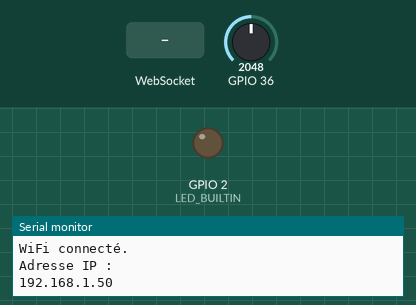
A sketch run on a simulated ESP32. Parts: output pins drawn as LEDs (lit = HIGH), the last lines printed to the serial monitor. The inputs (shaded band) are chosen by the test bench; at power-on: GPIO 36 = 2048. WiFi joins after 1.5 s; servers stay silent unless stated.

Above: at 3.2 s.
3.3 s: WebSocket text "LED_OFF" received
At 4.3 s:
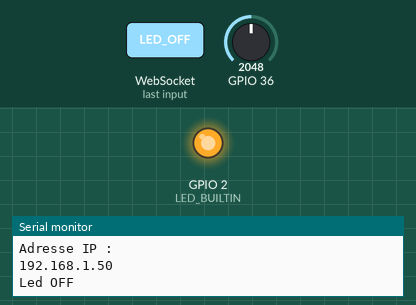
4.8 s: WebSocket text "LED_ON" received
At 5.4 s:
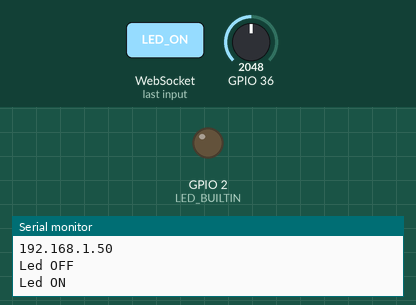
Timing chart, 0 to 7.8 s (numbered marks = the images above; inputs shaded):
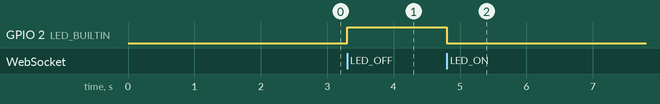

Measured:
- after the input at 3.3 s, GPIO 2 (LED_BUILTIN): LOW → HIGH at once
- after the input at 4.8 s, GPIO 2 (LED_BUILTIN): HIGH → LOW at once

The sketch:

L-esp32webSocket.ino
```cpp
#include <WiFi.h>
#include <WebSocketsServer.h>

// Var WiFi
const char* ssid = "PoleDeVinci_IFT";
const char* password = "*c.r4UV@VfPn_0";

// Serveur WebSocket sur le port 81
WebSocketsServer webSocket = WebSocketsServer(81);

// Variables pour le potentiomètre
int potentioReading = 0;

// Intervalle pour envoie des données
unsigned long lastSendTime = 0;
const unsigned long sendInterval = 100;

void setup() {
  Serial.begin(115200);
  Serial.println("Program start.");
  pinMode(LED_BUILTIN, OUTPUT);
  pinMode(D1, OUTPUT);

  // Connexion au WiFi
  WiFi.begin(ssid, password);
  while (WiFi.status() != WL_CONNECTED) {
    delay(1000);
    Serial.println("Connexion au WiFi...");
  }
  Serial.println("WiFi connecté.");
  Serial.println("Adresse IP :");
  Serial.println(WiFi.localIP());

  // Démarrer le serveur WebSocket
  webSocket.begin();
  webSocket.onEvent(webSocketEvent);
}

void loop() {
  webSocket.loop();

  // Lire la valeur du potentiomètre
  potentioReading = analogRead(A0);

  // Envoyer la valeur toutes les secondes
  if (millis() - lastSendTime > sendInterval) {
    String message = "Potentiometer:" + String(potentioReading);
    webSocket.broadcastTXT(message);  // Envoie à tous les clients connectés
    lastSendTime = millis();
  }
}

// Fonction de gestion des événements WebSocket
void webSocketEvent(uint8_t num, WStype_t type, uint8_t * payload, size_t length) {
  if (type == WStype_TEXT) {
    String message = String((char*)payload);

    // Controle de la diode onboard
    if (message == "LED_ON") {
      digitalWrite(LED_BUILTIN, LOW);
      Serial.println("Led ON");
      webSocket.sendTXT(num, "LED allumée"); //Message de feedback optionnel
    } else if (message == "LED_OFF") {
      digitalWrite(LED_BUILTIN, HIGH);
      Serial.println("Led OFF");
      webSocket.sendTXT(num, "LED éteinte"); //Message de feedback optionnel
    }

    // Controle du relais
    if (message == "RELAY_ON") {
      digitalWrite(D1, LOW);
      Serial.println("Relay ON");
      webSocket.sendTXT(num, "Relais allumée"); //Message de feedback optionnel
    } else if (message == "RELAY_OFF") {
      digitalWrite(D1, HIGH);
      Serial.println("Relay OFF");
      webSocket.sendTXT(num, "Relais éteinte"); //Message de feedback optionnel
    }
  }
}
```
